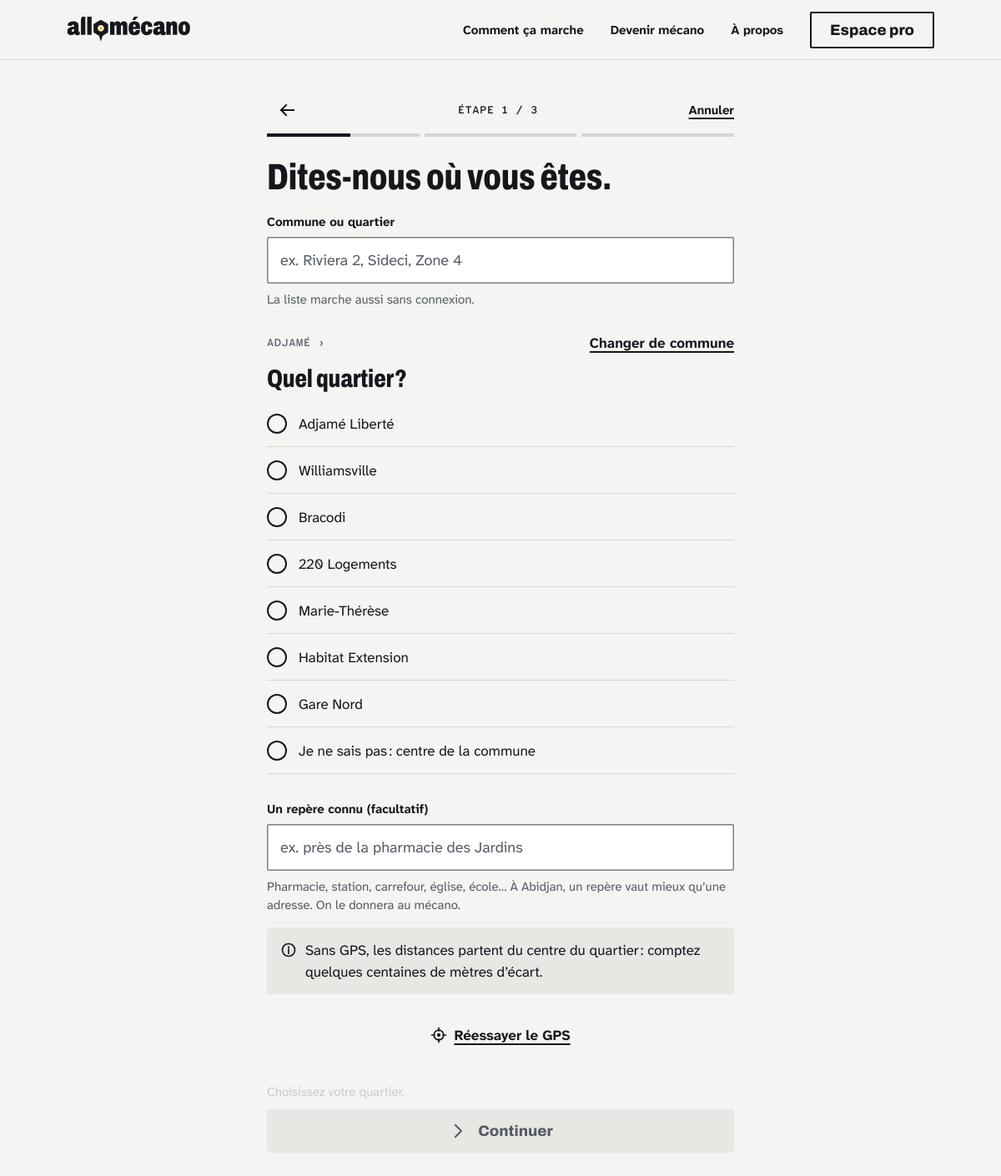
Page /position/quartier?commune=adjame on the committed database.
### tables this page shows
CREATE TABLE `quartiers` (
  `id` SMALLINT UNSIGNED AUTO_INCREMENT NOT NULL COMMENT 'Identifiant',
  `commune_id` TINYINT UNSIGNED NOT NULL COMMENT 'Commune',
  `nom` VARCHAR(80) NOT NULL COMMENT '« Riviera 2 »',
  `slug` VARCHAR(100) NOT NULL COMMENT '« cocody-riviera-2 »',
  `alias` VARCHAR(255) COMMENT 'Autres noms pour l''autocomplétion (« Riv 2, Riviera II »)',
  `lat` DECIMAL(9,6) NOT NULL COMMENT 'Centre du quartier',
  `lon` DECIMAL(9,6) NOT NULL COMMENT 'Centre du quartier',
  `actif` TINYINT(1) NOT NULL DEFAULT 1 COMMENT 'Proposé dans la recherche',
  PRIMARY KEY (`id`),
  UNIQUE KEY `uq_quartiers_slug` (`slug`),
  UNIQUE KEY `uq_quartiers_commune_nom` (`commune_id`, `nom`),
  KEY `idx_quartiers_nom` (`nom`),
  CONSTRAINT `fk_quartiers_commune_id` FOREIGN KEY (`commune_id`) REFERENCES `communes` (`id`) ON DELETE RESTRICT ON UPDATE CASCADE
);

### app/Core/View.php (called while the page is built, shortened)
<?php
final class View
{
    public static function rendre(string $vue, array $donnees = [], ?string $layout = null): string
    {
        $contenu = self::inclure($vue, $donnees);
        $html = self::inclure($layout, $donnees);
        return $html;
    }
    public static function inclure(string $vue, array $donnees = []): string
    {
        $fichier = self::DOSSIER . $vue . '.php';
        extract($donnees, EXTR_SKIP);
        try {
            require $fichier;
        } catch (\Throwable $e) {
            ob_end_clean();
            throw $e;
        }
        return (string) ob_get_clean();
    }
}

### app/Controllers/Client/PositionController.php (called while the page is built, shortened)
<?php
final class PositionController
{
    public function quartier(Request $requete): Response
    {
        $service = PositionService::depuisBase();
        $position = ParcoursService::position();
        $retenu = $position !== null && $position['source'] === 'quartier' ? $service->quartier((string) $position['quartier']) : null;
        $commune = $service->commune((string) $requete->query('commune', '')) ?? ($retenu !== null ? $service->commune($retenu['commune']) : null);
        $q = trim((string) $requete->query('q', ''));
        return $this->page('client/position-quartier', [
            'titre' => 'Commune, quartier, repère',
            'communes' => $service->communes(),
            'quartiers' => $service->quartiers(),
            'commune' => $commune,
            'q' => $q,
            'resultats' => $q !== '' ? array_slice($service->chercher($q), 0, 12) : null,
            'choix' => $retenu['slug'] ?? null,
            'repere' => $position['repere'] ?? null,
            'erreur' => Session::flash('quartier_erreur'),
            'css' => ['css/pages/position.css'],
            'js' => ['js/pages/position-quartier.js'],
        ]);
    }
    private function page(string $vue, array $donnees): Response
    {
        return Response::html(View::rendre($vue, $donnees + self::VUE, 'layouts/client'));
    }
}

### app/Core/Router.php (called while the page is built, shortened)
<?php
final class Router
{
    private array $routes = [];
    private string $prefixe = '';
    private array $middlewares = [];
    public function groupe(string $prefixe, array $middlewares, callable $definition): void
    {
        [$p, $m] = [$this->prefixe, $this->middlewares];
        $this->prefixe .= $prefixe;
        $this->middlewares = [...$this->middlewares, ...$middlewares];
        [$this->prefixe, $this->middlewares] = [$p, $m];
    }
    private function ajouter(string $methode, string $motif, array|callable $action, ?string $nom): self
    {
        $motif = '/' . trim($this->prefixe . $motif, '/');
        $regex = '#^' . preg_replace('#\{([a-z_]+)\}#', '(?P<$1>[^/]+)', $motif) . '$#u';
        $this->routes[] = ['methode' => $methode, 'motif' => $motif, 'regex' => $regex, 'action' => $action, 'middlewares' => $this->middlewares, 'nom' => $nom];
        return $this;
    }
    public function dispatcher(Request $requete): Response
    {
        $methodeAutorisee = false;
        foreach ($this->routes as $route) {
            if (!preg_match($route['regex'], $requete->chemin, $m)) {
                continue;
            }
            $methodeAutorisee = true;
            $requete->params = array_filter($m, 'is_string', ARRAY_FILTER_USE_KEY);
            $coeur = function (Request $r) use ($route): Response {
                $action = $route['action'];
                if (is_array($action)) {
                    [$classe, $fonction] = $action;
                    $action = [new $classe(), $fonction];
                }
                $resultat = $action($r);
                return $resultat instanceof Response ? $resultat : Response::html((string) $resultat);
            };
            $chaine = array_reduce(
                array_reverse($route['middlewares']),
                fn (callable $suite, string $mw) => fn (Request $r) => (new $mw())->traiter($r, $suite),
                $coeur
            );
            return $chaine($requete);
        }
        throw new HttpException($methodeAutorisee ? 405 : 404);
    }
}

### app/Middleware/IdentifierClient.php (called while the page is built, shortened)
<?php
final class IdentifierClient implements Middleware
{
    public function traiter(Request $requete, callable $suite): Response
    {
        return $suite($requete);
    }
}

### app/Middleware/VerifierCsrf.php (called while the page is built, shortened)
<?php
final class VerifierCsrf implements Middleware
{
    public function traiter(Request $requete, callable $suite): Response
    {
        return $suite($requete);
    }
}

### public/index.php (called while the page is built, shortened)
<?php
$requete = Request::depuisGlobales();
$routeur = new Router();
try {
    $reponse = $routeur->dispatcher($requete);
} catch (HttpException $e) {
    $reponse = ErreurController::depuisException($requete, $e->statut, $e->getMessage());
} catch (\Throwable $e) {
    error_log((string) $e);
    $reponse = ErreurController::depuisException($requete, 500, App\Core\Env::enProduction() ? '' : $e->getMessage());
}

### app/Core/Database.php (called while the page is built, shortened)
<?php
final class Database
{
    private static ?self $instance = null;
    public static function instance(): self
    {
        if (self::$instance === null) {
            $dsn = sprintf(
                'mysql:host=%s;port=%s;dbname=%s;charset=utf8mb4',
                Env::get('DB_HOTE', '127.0.0.1'),
                Env::get('DB_PORT', '3306'),
                Env::get('DB_NOM', 'allomecano')
            );
            $pdo = new PDO($dsn, (string) Env::get('DB_UTILISATEUR', 'root'), (string) Env::get('DB_MOT_DE_PASSE', ''), [
                PDO::ATTR_ERRMODE => PDO::ERRMODE_EXCEPTION,
                PDO::ATTR_DEFAULT_FETCH_MODE => PDO::FETCH_ASSOC,
                PDO::ATTR_EMULATE_PREPARES => false,
                PDO::ATTR_STRINGIFY_FETCHES => false,
            ]);
            $pdo->exec("SET time_zone = '+00:00'");
            self::$instance = new self($pdo);
        }
        return self::$instance;
    }
    public function executer(string $sql, array $params = []): PDOStatement
    {
        $requete = $this->pdo->prepare($sql);
        foreach ($params as $cle => $valeur) {
            $nom = is_int($cle) ? $cle + 1 : (str_starts_with($cle, ':') ? $cle : ':' . $cle);
            $type = match (true) {
                is_int($valeur) => PDO::PARAM_INT,
                is_bool($valeur) => PDO::PARAM_BOOL,
                $valeur === null => PDO::PARAM_NULL,
                default => PDO::PARAM_STR,
            };
            $requete->bindValue($nom, $valeur, $type);
        }
        $requete->execute();
        return $requete;
    }
    public function tous(string $sql, array $params = []): array
    {
        return $this->executer($sql, $params)->fetchAll();
    }
}

### app/Services/PositionService.php (called while the page is built, shortened)
<?php
final class PositionService
{
    private ?array $quartiers = null;
    public static function depuisBase(): self
    {
        return new self(Database::instance());
    }
    public function quartiers(): array
    {
        return $this->quartiers ??= array_map(static fn (array $q): array => [
            'slug' => (string) $q['slug'], 'nom' => (string) $q['nom'], 'alias' => $q['alias'] !== null ? (string) $q['alias'] : null,
            'lat' => (float) $q['lat'], 'lon' => (float) $q['lon'],
            'commune' => (string) $q['commune'], 'commune_nom' => (string) $q['commune_nom'],
        ], $this->db->tous(
            'SELECT q.slug, q.nom, q.alias, q.lat, q.lon, co.slug AS commune, co.nom AS commune_nom
               FROM quartiers q JOIN communes co ON co.id = q.commune_id
              WHERE q.actif = 1 AND co.ouverte = 1
              ORDER BY co.ordre, q.id'
        ));
    }
    public function communes(): array
    {
        return array_map(static fn (array $c): array => ['slug' => (string) $c['slug'], 'nom' => (string) $c['nom'], 'lat' => (float) $c['lat'], 'lon' => (float) $c['lon']],
            $this->db->tous('SELECT slug, nom, lat, lon FROM communes WHERE ouverte = 1 ORDER BY ordre'));
    }
    public function commune(string $slug): ?array
    {
        foreach ($this->communes() as $c) {
            if ($c['slug'] === $slug) {
                return $c;
            }
        }
        return null;
    }
}

### app/Core/Request.php (called while the page is built, shortened)
<?php
final class Request
{
    public function query(string $cle, mixed $defaut = null): mixed
    {
        return $this->query[$cle] ?? $defaut;
    }
}

### app/Core/Format.php (called while the page is built, shortened)
<?php
final class Format
{
    public static function typo(string $texte): string
    {
        $texte = preg_replace('/(?<=[\p{L}\p{N}»)])\s*([?!;])/u', self::FINE . '$1', $texte) ?? $texte;
        return preg_replace('/(?<=[\p{L}\p{N}»)])\s*:(?=\s)/u', self::FINE . ':', $texte) ?? $texte;
    }
}

### app/Views/composants/ligne-choix.php (the view, shortened to what this page needs)
<?php
$type ??= 'radio';
$html = '';
?>
<label class="ligne-choix"><input type="<?= e($type) ?>" name="<?= e($nom) ?>" value="<?= e($valeur) ?>"<?= !empty($coche) ? ' checked' : '' ?><?= $html ?>><span><?= e($libelle) ?></span></label>

### app/Views/client/position-quartier.php (shortened to what this page needs)
<?php
$liste = array_map(fn ($x) => [$x['slug'], $x['nom'], (string) $x['alias'], $x['commune'], $x['commune_nom']], $quartiers);
$choisi = null;
$quartiersCommune = $commune !== null ? array_values(array_filter($quartiers, fn ($x) => $x['commune'] === $commune['slug'])) : [];
$libelleContinuer = 'Continuer' . ($choisi !== null ? Format::typo(' : ') . $choisi['nom'] : '');
?>
<form class="parcours-page position-quartier avec-socle" method="post" action="/position/quartier" data-quartier
      data-quartiers="<?= e(json_encode($liste, JSON_UNESCAPED_UNICODE)) ?>"
      data-communes="<?= e(json_encode(array_map(fn ($c) => [$c['slug'], $c['nom']], $communes), JSON_UNESCAPED_UNICODE)) ?>">
  <?= composant('barre-parcours', ['etape' => 1, 'total' => 3, 'retour' => '/position', 'annuler' => '/']) ?>
  <div class="parcours-page__contenu position-quartier__contenu">
    <h1 class="t-titre-1">Dites-nous où vous êtes.</h1>
    <?= composant('champ', ['nom' => 'q', 'label' => 'Commune ou quartier', 'exemple' => 'ex. Riviera 2, Sideci, Zone 4', 'valeur' => $q,
        'aide' => 'La liste marche aussi sans connexion.', 'autocomplete' => 'off']) ?>
    <div class="position-quartier__choix" data-zone-choix>
      <?php if ($resultats !== null):  ?>
        <h2 class="t-titre-2"><?= e(Format::typo('Quel quartier ?')) ?></h2>
        <div class="lignes-choix" role="radiogroup" aria-label="Quartiers trouvés" data-liste>
          <?php foreach ($resultats as $x): ?><?= composant('ligne-choix', ['nom' => 'quartier', 'valeur' => $x['slug'], 'libelle' => $x['nom'] . ', ' . $x['commune_nom'], 'coche' => $x['slug'] === $choix]) ?><?php endforeach ?>
          <?php if ($resultats === []): ?><p class="t-petit t-secondaire position-quartier__vide">Aucun quartier ne correspond. Essayez un autre nom, ou choisissez votre commune.</p><?php endif ?>
        </div>
      <?php elseif ($commune !== null): ?>
        <div class="position-quartier__fil">
          <span class="t-etiquette t-secondaire"><?= e($commune['nom']) ?> ›</span>
          <a class="lien" href="/position/quartier" data-changer-commune>Changer de commune</a>
        </div>
        <h2 class="t-titre-2"><?= e(Format::typo('Quel quartier ?')) ?></h2>
        <div class="lignes-choix" role="radiogroup" aria-label="Quartiers de <?= e($commune['nom']) ?>" data-liste>
          <?php foreach ($quartiersCommune as $x): ?><?= composant('ligne-choix', ['nom' => 'quartier', 'valeur' => $x['slug'], 'libelle' => $x['nom'], 'coche' => $x['slug'] === $choix]) ?><?php endforeach ?>
          <?= composant('ligne-choix', ['nom' => 'quartier', 'valeur' => 'commune:' . $commune['slug'], 'libelle' => Format::typo('Je ne sais pas : centre de la commune')]) ?>
        </div>
      <?php endif ?>
    </div>
    <?= composant('champ', ['nom' => 'repere', 'label' => 'Un repère connu (facultatif)', 'exemple' => 'ex. près de la pharmacie des Jardins', 'valeur' => $repere, 'max' => 160,
        'aide' => 'Pharmacie, station, carrefour, église, école… À Abidjan, un repère vaut mieux qu’une adresse. On le donnera au mécano.', 'autocomplete' => 'off']) ?>
    <?= composant('note', ['type' => 'info', 'message' => e(Format::typo('Sans GPS, les distances partent du centre du quartier : comptez quelques centaines de mètres d’écart.'))]) ?>
    <a class="bouton-lien position-quartier__gps js-seul" href="/position"><?= icone('viseur', 20) ?>Réessayer le GPS</a>
  </div>
  <?= composant('socle', [
      'pourquoi' => $choisi === null ? 'Choisissez votre quartier.' : null,
      'actions' => composant('bouton', ['libelle' => $libelleContinuer, 'icone' => 'chevron', 'plein' => true, 'attrs' => ['type' => 'submit', 'data-continuer' => '']]),
  ]) ?>
</form>

### rows in the picture
quartiers: nom "Adjamé Liberté"
quartiers: nom "Williamsville"
quartiers: nom "Bracodi"
quartiers: nom "220 Logements"
quartiers: nom "Marie-Thérèse"
quartiers: nom "Habitat Extension"
quartiers: nom "Gare Nord"

### other values in the picture
$mot "ÉTAPE"
$etape "1"
$total "3"
$annulerLibelle "Annuler"
$label "Commune ou quartier Un repère connu (facultatif)"
$aide "La liste marche aussi sans connexion. Pharmacie, station, carrefour, église, école… À Abidjan, un repère vaut mieux qu’une adresse. On le donnera au mécano."
$commune['nom'] "ADJAMÉ"
Format::typo('Quel quartier ?') "Quel quartier ?"
$libelle "Je ne sais pas : centre de la commune"
$message "Sans GPS, les distances partent du centre du quartier : comptez quelques centaines de mètres d’écart."
$pourquoi "Choisissez votre quartier."
